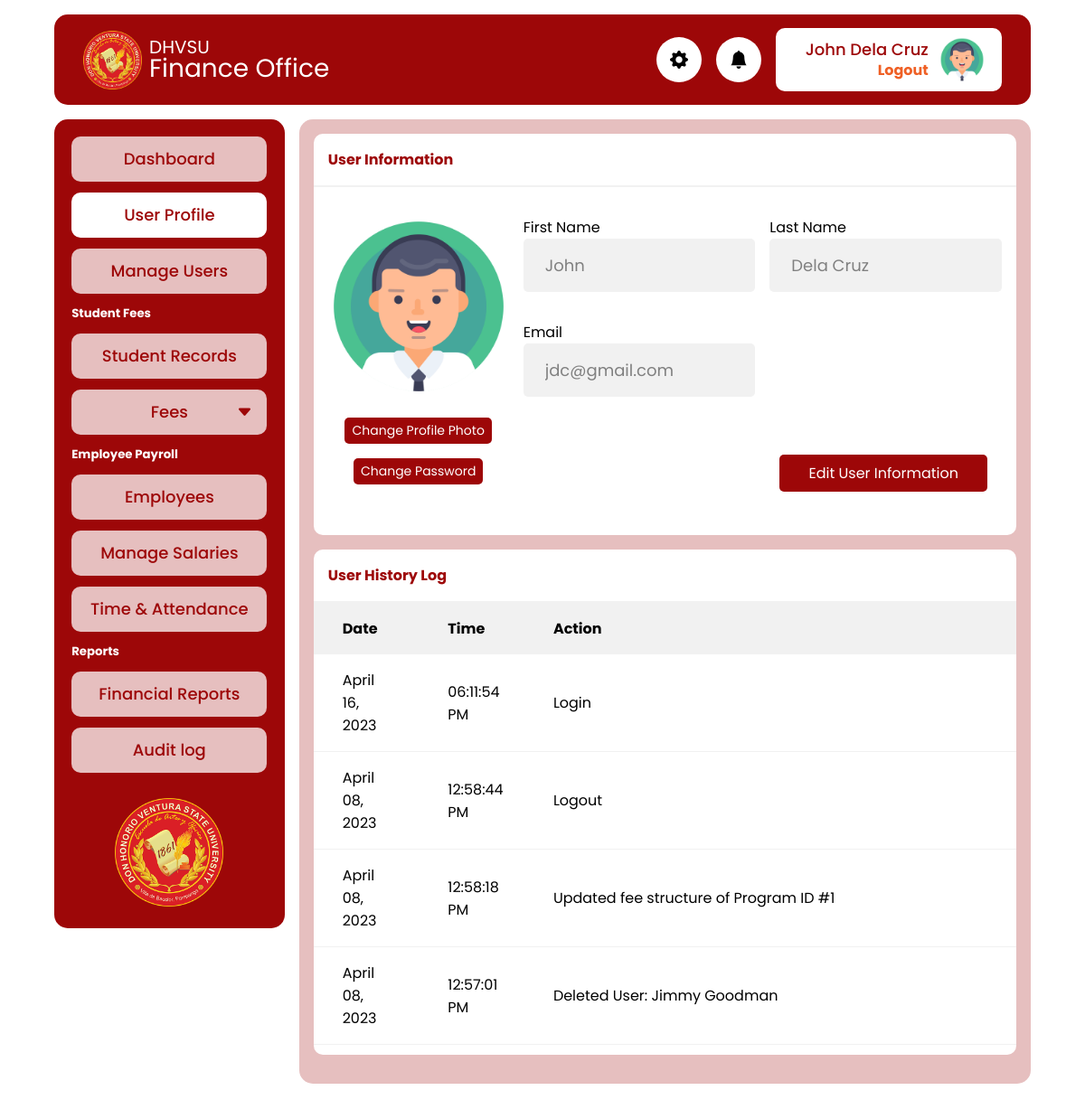
Screenshot of /admin/profile.php (signed in) with the database file from the repository.
### tables this page shows
CREATE TABLE `tbl_finance_audit_log` (
  `id` int(11) NOT NULL,
  `user_id` int(11) NOT NULL,
  `action_date` datetime NOT NULL DEFAULT current_timestamp(),
  `action_desc` text NOT NULL
);

### app/util_func.php (called while the page is built, shortened)
<?php
function fetchUserAuditLog($pdo)
{
  $user_id = $_SESSION["user"]["id"];
  $sql = "SELECT * FROM `tbl_finance_audit_log` WHERE user_id = ? ORDER BY id DESC";
  $stmt = $pdo->prepare($sql);
  $stmt->execute([$user_id]);
  if ($stmt->rowCount() > 0) {
    $data = $stmt->fetchAll();
    return $data;
  }
}

### admin/profile.php (the view, shortened to what this page needs)
<?php
require_once  './includes/header.php';
$auditLog = fetchUserAuditLog($pdo);
?>
<main>
  <div class="card fit">
    <div class="card-header">
      <h4>User Information</h4>
    </div>
    <div class="card-body profile">
      <div class="profile-photo-container">
        <picture class="profile-picture">
          <img srcset="<?= $_SESSION["user"]["profile_photo"] ?>" src="../assets/profile-placeholder.jpg" alt="" class="">
        </picture>
        <button type="button" class="btn btn-sm" id="change-dp-btn">Change Profile Photo</button>
        <button type="button" class="btn btn-sm" id="change-dp-btn" data-custom-open="modal-1">Change Password</button>
      </div>
      <form action="../app/user_info_update.php" method="post">
        <div class="user-info" id="input-list">
          <div class="info">
            <label for="first_name">First Name</label>
            <input type="text" class="input-control gray" disabled value="<?= $_SESSION["user"]["first_name"] ?>" name="first_name">
          </div>
          <div class="info">
            <label for="last_name">Last Name</label>
            <input type="text" class="input-control gray" disabled value="<?= $_SESSION["user"]["last_name"] ?>" name="last_name">
          </div>
          <div class="info">
            <label for="email">Email</label>
            <input type="text" class="input-control gray" disabled value="<?= $_SESSION["user"]["email"] ?>" name="email">
          </div>
        </div>
        <div class="edit-btn-group">
          <button type="button" class="btn" id="edit-btn">Edit User Information</button>
        </div>
      </form>
    </div>
  </div>
  <div class="card fit">
    <div class="card-header">
      <h4>User History Log</h4>
    </div>
    <div class="card-body p-0" id="user-log">
      <div class="">
        <table>
          <thead>
            <th>Date</th>
            <th>Time</th>
            <th style="width:70%">Action</th>
          </thead>
          <tbody>
            <?php
            foreach ($auditLog as $log) {
            ?>
              <tr>
                <td><?= date("F d, Y", strtotime($log["action_date"])) ?></td>
                <td><?= date("h:i:s A", strtotime($log["action_date"])) ?></td>
                <td><?= $log["action_desc"] ?></td>
              </tr>
            <?php
            }
            ?>
          </tbody>
        </table>
      </div>
    </div>
  </div>
</main>
<?php
require_once  './includes/footer.php'
?>

### admin/includes/header.php (shortened to what this page needs)
<?php
require '../config.php';
require '../app/util_func.php';
?>
<!DOCTYPE html>
<html lang="en">
<head>
  <link rel="stylesheet" href="../css/style.css">
  <link rel="stylesheet" href="../css/modal.css">
  <link rel="stylesheet" href="../css/toastify.css">
  <link rel="stylesheet" href="https://cdn.jsdelivr.net/npm/bootstrap-icons@1.10.3/font/bootstrap-icons.css">
</head>
<body>
  <header class="header">
    <a href="" class="brand">
      <img src="../icon.png" alt="" class="logo">
      <div class="site-name">
        <p class="school">DHVSU</p>
        <p class="office">Finance Office</p>
      </div>
    </a>
    <div class="header-icon">
      <i class="bi bi-gear-fill"></i>
    </div>
    <div class="header-icon">
      <i class="bi bi-bell-fill"></i>
    </div>
    <div class="header-user">
      <div class="user-account">
        <a href="profile.php" class="username">
          <p><?= $_SESSION["user"]["first_name"] . " " . $_SESSION["user"]["last_name"] ?></p>
        </a>
        <a href="./logout.php" class="logout">Logout</a>
      </div>
      <img srcset="<?= $_SESSION["user"]["profile_photo"] ?>" src="../assets/profile-placeholder.jpg" alt="" class="display-photo">
    </div>
  </header>
  <div class="container">
    <div class="sidebar">
      <ul>
        <li>
          <a class="nav-link" href="dashboard.php">
            Dashboard
          </a>
        </li>
        <li>
          <a class="nav-link" href="profile.php">
            User Profile
          </a>
        </li>
        <li>
          <a class="nav-link" href="manage_users.php">
            Manage Users
          </a>
        </li>
      </ul>
      <h5>Student Fees</h5>
      <ul>
        <li>
          <a class="nav-link" href="students.php">
            Student Records
          </a>
        </li>
        <li>
          <button type="button" class="nav-menu-btn" href="">
            <i class="bi bi-caret-down-fill"></i>Fees
          </button>
        </li>
      </ul>
      <h5>Employee Payroll</h5>
      <ul>
        <li>
          <a class="nav-link" href="">
            Employees
          </a>
        </li>
        <li>
          <a class="nav-link" href="">
            Manage Salaries
          </a>
        </li>
        <li>
          <a class="nav-link" href="">
            Time & Attendance
          </a>
        </li>
      </ul>
      <h5>Reports</h5>
      <ul>
        <li>
          <a class="nav-link" href="">
            Financial Reports
          </a>
        </li>
        <li>
          <a class="nav-link" href="">
            Audit log
          </a>
        </li>
      </ul>
      <img src="../icon.png" class="logo" alt="">
    </div>

### admin/includes/footer.php (shortened to what this page needs)
</div>
</body>
</html>

### rows the page displays
tbl_finance_audit_log: action_date "April 16, 2023", action_date "06:11:54 PM", action_desc "Login"
tbl_finance_audit_log: action_date "April 08, 2023", action_date "12:58:44 PM", action_desc "Logout"
tbl_finance_audit_log: action_date "April 08, 2023", action_date "12:58:18 PM", action_desc "Updated fee structure of Program ID #1"
tbl_finance_audit_log: action_date "April 08, 2023", action_date "12:57:01 PM", action_desc "Deleted User: Jimmy Goodman"

### other values shown
$_SESSION["user"]["first_name"] "John"
$_SESSION["user"]["last_name"] "Dela Cruz"
